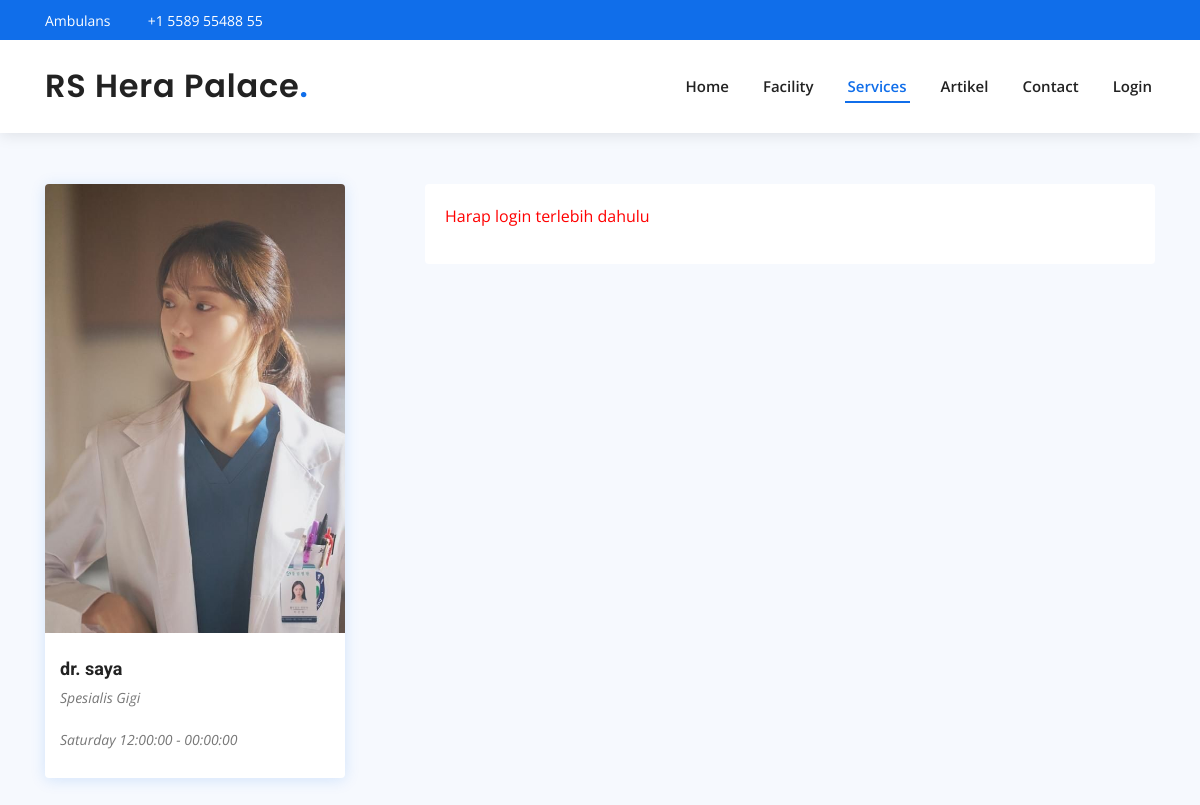
The app's page /buat-janji.php?id=2 with its own data.
### tables this page shows
CREATE TABLE `doctors` (
  `id_dokter` int(11) NOT NULL,
  `nama_dokter` varchar(128) NOT NULL,
  `email_dokter` varchar(128) NOT NULL,
  `spesialisasi` varchar(50) NOT NULL,
  `nomor_telepon` varchar(15) NOT NULL,
  `kota` varchar(50) NOT NULL
);

CREATE TABLE `schedule` (
  `idSchedule` int(11) NOT NULL,
  `idDoctors` int(11) NOT NULL,
  `dateSchedule` date NOT NULL,
  `daySchedule` varchar(10) NOT NULL,
  `starttime` time NOT NULL,
  `endtime` time NOT NULL,
  `avail` varchar(10) NOT NULL
);

### buat-janji.php (the view, shortened to what this page needs)
<?php
include 'header.php';
include 'includes/dbh.inc.php';
?>
<header id="header" class="fixed-top">
  <div class="container d-flex align-items-center">
    <h1 class="logo mr-auto"><a href="index.php">RS Hera Palace<span>.</span></a></h1>
    <nav class="nav-menu d-none d-lg-block">
      <ul>
        <li><a href="index.php">Home</a></li>
        <li><a href="index.php">Facility</a></li>
        <li class="active"><a href="buat-janji.php">Services</a>
        </li>
        <li><a href="index.php">Artikel</a></li>
        <li><a href="index.php">Contact</a></li>
        <?php
        if (isset($_SESSION["usernameUser"])) { ?>
          <li>
            <a class="dropdown-toggle" data-toggle="dropdown" href="#"><?= ($_SESSION['nameUser']) ?></a>
            <div class="dropdown-menu">
              <a class="dropdown-item text-center" href="user/pages-profile.php">Profile</a>
              <div class="dropdown-divider"></div>
              <a class="dropdown-item text-center" href='includes/logout.inc.php' class='login'>Logout</a>
            </div>
          </li>
          <div>
            <?php
            include "includes/dbh.inc.php";
            $image_query = mysqli_query($conn, "SELECT usersPhoto FROM users WHERE usersId = '" . $_SESSION['idUser'] . "'");
            while ($rows = mysqli_fetch_array($image_query)) {
              $img_name = $rows["usersPhoto"];
            ?>
              <style>
                .myimg {
                  width: 45px;
                  height: 45px;
                  object-fit: cover;
                  border-radius: 50%;
                }
              </style>
              <img class="myimg" src="assets/foto/<?= $img_name ?>">
            <?php
            }
            ?>
          </div>
        <?php } else { ?>
          <li><a href='login.php' class='login'>Login</a></li>
        <?php } ?>
      </ul>
    </nav>
  </div>
</header>
<section id="services" class="team section-bg">
  <div class="container" data-aos="">
    <div class="row" style="margin-top: 100px;">
      <div class="col-lg-4 col-md-6 d-flex align-items-stretch" data-aos="" data-aos-delay="100">
        <div class="member">
          <div class="member-img">
            <?php
            $all_images = glob("assets/img/team/{*.jpg}", GLOB_BRACE);
            shuffle($all_images);
            foreach ($all_images as $index => $image) {
              if ($index == 1) break;
              $image_name = basename($image);
              echo "<img src='assets/img/team/{$image_name}' class='img-fluid' alt='' height='400px' width='300px'>";
            }
            ?>
          </div>
          <div class="member-info">
            <?php
            $id_dokter = $_GET["id"];
            $sql = "SELECT * FROM doctors WHERE id_dokter = '$id_dokter'";
            $result = mysqli_query($conn, $sql);
            $row = mysqli_fetch_assoc($result);
            echo "<h4>" . $row['nama_dokter'] . "</h4>";
            echo "<p>Spesialis " . $row['spesialisasi'] . "</p>";
            $sql2 = "SELECT * FROM schedule WHERE idDoctors = '$id_dokter' AND avail = 'available'";
            $result2 = mysqli_query($conn, $sql2);
            $check2 = mysqli_num_rows($result2);
            if ($check2 > 0) {
              while ($rows2 = mysqli_fetch_assoc($result2)) {
                echo "
                    <p class='mb-0'>" . $rows2['daySchedule'] . " " . $rows2['starttime'] . " - " . $rows2['endtime'] . "</p>
                    ";
              }
            } else {
              echo "<p>Tidak ada jadwal</p>";
            }
            ?>
          </div>
        </div>
      </div>
      <div class="col-lg-8 col-md-6">
        <div class="card" style="border: 0px;">
          <div class="card-body" style="outline: none;">
            <?php
            if (!isset($_SESSION["idUser"])) {
              echo "<p style='color: red;'>Harap login terlebih dahulu</p>";
            }
            ?>
          </div>
        </div>
      </div>
    </div>
  </div>
</section>
</body>
</html>

### assets/css/style.css (style rules this page uses)
body { font-family: "Open Sans", sans-serif; color: #444444; }
a { color: #106eea; }
h1, h2, h3, h4, h5, h6 { font-family: "Roboto", sans-serif; }
#header { background: #fff; transition: all 0.5s; z-index: 997; padding: 25px 0; top: 40px; box-shadow: 0px 2px 15px rgba(0, 0, 0, 0.1); }
#header .logo { font-size: 32px; margin: 0; padding: 0; line-height: 1; font-weight: 600; letter-spacing: 0.8px; font-family: "Poppins", sans-serif; }
#header .logo a { color: #222222; }
#header .logo a span { color: #106eea; }
.nav-menu ul { margin: 0; padding: 0; list-style: none; }
.nav-menu > ul { display: flex; }
.nav-menu > ul > li { position: relative; white-space: nowrap; padding: 10px 0 10px 28px; }
.nav-menu a { display: block; position: relative; color: #222222; transition: 0.3s; font-size: 15px; font-weight: 600; padding: 0 3px; font-family: "Open Sans", sans-serif; }
.nav-menu > ul > li > a:before { content: ""; position: absolute; width: 100%; height: 2px; bottom: -5px; left: 0; background-color: #106eea; visibility: hidden; width: 0px; transition: all 0.3s ease-in-out 0s; }
.nav-menu a:hover:before, .nav-menu li:hover > a:before, .nav-menu .active > a:before { visibility: visible; width: 100%; }
.nav-menu a:hover, .nav-menu .active > a, .nav-menu li:hover > a { color: #106eea; }
section { padding: 60px 0; overflow: hidden; }
.section-bg { background-color: #f6f9fe; }
.team { padding: 60px 0; }
.team .member { margin-bottom: 20px; overflow: hidden; border-radius: 4px; background: #fff; box-shadow: 0px 2px 15px rgba(16, 110, 234, 0.15); }
.team .member .member-img { position: relative; overflow: hidden; }
.team .member .member-info { padding: 25px 15px; }
.team .member .member-info h4 { font-weight: 700; margin-bottom: 5px; font-size: 18px; color: #222222; }
.team .member .member-info p { font-style: italic; font-size: 14px; line-height: 26px; color: #777777; }

### assets/css/main.css (style rules this page uses)
html { line-height: 1.15; -ms-text-size-adjust: 100%; -webkit-text-size-adjust: 100%; }
body { margin: 0; }
article, aside, footer, header, nav, section { display: block; }
h1 { font-size: 2em; margin: 0.67em 0; }
a { background-color: transparent; -webkit-text-decoration-skip: objects; }
img { border-style: none; }
html { height: 100%; }
* { box-sizing: border-box; }

### records on screen
doctors: nama_dokter "dr. saya", spesialisasi "Gigi"
schedule: daySchedule "Saturday", starttime "12:00:00", endtime "00:00:00"
